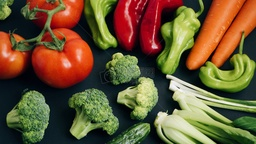
#> input picture 第六次作业/35-2200170287-孙浩/tupian.jpg, 256 x 144 px, shrunk from 1200 x 675 before the run, found by its file name
$ python 'fcm算法.py'
#> lines starting #> are read from the running program, lines starting #| are printed output that depends on the picture
import numpy as np
import matplotlib.pyplot as plt


img = plt.imread(r"C:\Users\28645\Desktop\tupian.jpg")  # 读取图片信息
#> img is the input picture: shape (144, 256, 3); mean R, G, B 106, 85.8, 51.1
row = img.shape[0]
#> row = 144
col = img.shape[1]
#> col = 256
plt.figure(1)
plt.subplot(1, 2, 1)
plt.imshow(img)


def fcm(data, threshold, k, m):
    # 初始化
#> called with threshold = 1e-09, k = 5, m = 2
    data = data.reshape(-1, 3)
    cluster_center = np.zeros([k, 3])  # 簇心
    distance = np.zeros([k, row * col])  # 欧氏距离
    times = 0  # 迭代次数
    goal_j = np.array([])  # 迭代终止条件：目标函数
    goal_u = np.array([])  # 迭代终止条件：隶属度矩阵元素最大变化量
    # 初始化隶属度矩阵U
    u = np.random.dirichlet(np.ones(k), row * col).T
    while 1:
        times += 1
        for i in range(k):
            cluster_center[i] = np.sum((np.tile(u[i] ** m, (3, 1))).T * data, axis=0) / np.sum(u[i] ** m)
        for i in range(k):
            distance[i] = np.sqrt(np.sum((data - np.tile(cluster_center[i], (row * col, 1))) ** 2, axis=1))
        # 目标函数
        goal_j = np.append(goal_j, np.sum((u ** m) * distance ** 2))
        # 更新隶属度矩阵
        oldu = u.copy()  # 记录上一次隶属度矩阵
        u = np.zeros([k, row * col])
        for i in range(k):
            for j in range(k):
                u[i] += (distance[i] / distance[j]) ** (2 / (m - 1))
            u[i] = 1 / u[i]
        goal_u = np.append(goal_u, np.max(u - oldu))  # 隶属度元素最大变化量
        # 判断隶属度矩阵元素最大变化量是否小于阈值
        if np.max(u - oldu) <= threshold:
            break
#> after the loop, cluster_center = [[216.1, 98.07, 38.55], [117.4, 141.2, 71.43], [198.7, 204.8, 147.1], [141, 24.77, 18.7], [15.58, 25.45, 22.03]]; times = 117
    return u, goal_j, goal_u


if __name__ == '__main__':
    img_show, goal1_j, goal2_u = fcm(img, 1e-09, 5, 2)
#> goal1_j = 117 values, max 166701546.3 at index 0, min 36311077.2 at index 111, mean 40773292.8; goal2_u = 117 values, max 0.847 at index 8, min 9.46e-10 at index 116, mean 0.0547
    img_show = np.argmax(img_show, axis=0)
    plt.subplot(1, 2, 2)
    plt.imshow(img_show.reshape([row, col]))
    plt.show()
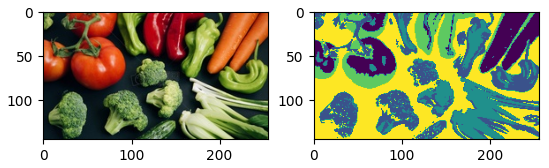
#> figure drawn by matplotlib, 2 panels
